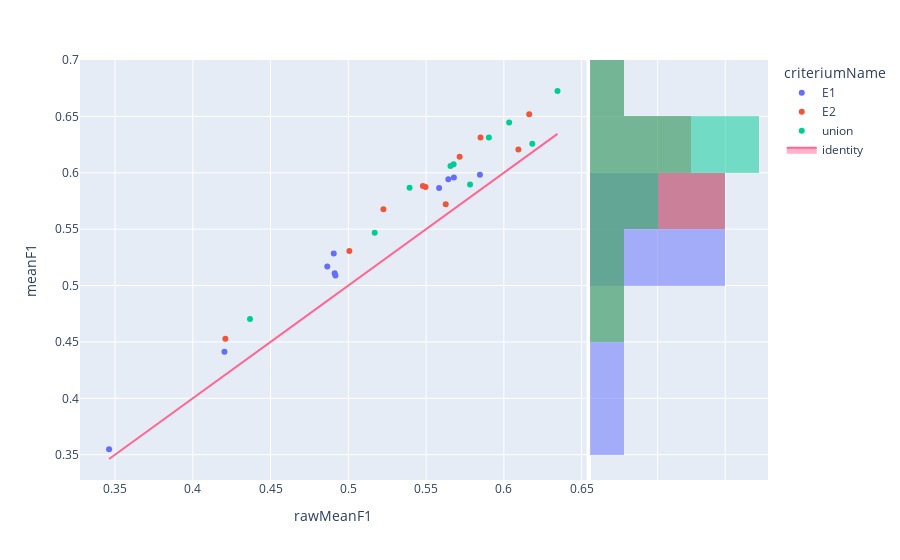

The notebook cell saved with this chart:
### Code cell
fig=px.scatter(experimentModels,x='rawMeanF1',y='meanF1',color='criteriumName',hover_name='modelId', marginal_y="histogram")
fig.add_trace(
    go.Scatter(x=experimentModels['rawMeanF1'], y=experimentModels['rawMeanF1'], name="identity", mode='lines',fill="toself")
)
fig.show()

### Figure 1 — Plotly figure (JSON) as saved in the notebook; plotly's stock layout.template omitted (floating-point values rounded to 4 significant figures)
{"data": [{"hovertemplate": "<b>%{hovertext}</b><br><br>criteriumName=E1<br>rawMeanF1=%{x}<br>meanF1=%{y}<extra></extra>", "hovertext": ["afd523c8-e3bf-44e0-a0c7-85a7b0d747e4", "d90313d0-46a5-4957-b4bd-1c2e66388a31", "825f07e0-9a06-44aa-bb72-93cdd7d64ca2", "0b4afad9-a6fb-43ae-8f49-a5d65994e109", "bcaeb868-00a0-4038-bc73-fb5d86ea09ee", "00a66953-1236-49a2-bbdc-78c361fa15f0", "adcf962a-53df-4cb8-ae1f-7a94e2ad3e0c", "21c95c6e-be0b-49bb-a43b-807238a1b12c", "216f16f3-c2d8-4735-bf51-0daed207c25e", "09cbec08-c8af-49fb-aabd-4702bef80265"], "legendgroup": "E1", "marker": {"color": "#636efa", "symbol": "circle"}, "mode": "markers", "name": "E1", "orientation": "v", "showlegend": true, "type": "scatter", "x": [0.4906, 0.5584, 0.3462, 0.4917, 0.4865, 0.5679, 0.4203, 0.5643, 0.4912, 0.5846], "xaxis": "x", "y": [0.5283, 0.5865, 0.3548, 0.509, 0.5168, 0.5957, 0.4413, 0.5942, 0.5108, 0.5982], "yaxis": "y"}, {"alignmentgroup": "True", "bingroup": "y", "hovertemplate": "criteriumName=E1<br>meanF1=%{y}<br>count=%{x}<extra></extra>", "legendgroup": "E1", "marker": {"color": "#636efa"}, "name": "E1", "offsetgroup": "E1", "opacity": 0.5, "showlegend": false, "type": "histogram", "xaxis": "x2", "y": [0.5283, 0.5865, 0.3548, 0.509, 0.5168, 0.5957, 0.4413, 0.5942, 0.5108, 0.5982], "yaxis": "y2"}, {"hovertemplate": "<b>%{hovertext}</b><br><br>criteriumName=E2<br>rawMeanF1=%{x}<br>meanF1=%{y}<extra></extra>", "hovertext": ["1623c979-486c-4f45-ba54-dbbac3770588", "f8abeec1-7d46-4573-8a01-7827b8584472", "c556cd55-5f8b-420c-b6b2-0ca323bee5df", "b9ca9323-c013-423a-8b12-a893e0a8be97", "e31d0f92-1914-4bb5-9156-f9101fe1307c", "6fd86953-d3aa-4c9c-8069-b22b951dce3f", "87913851-d47b-4963-b2fa-1c65d7aec5a1", "0f0da0b8-d512-47b2-808a-c92b1d073468", "006d0918-7072-4365-953e-4b399728048d", "ca54dd96-c49f-4680-a78d-2aabf3059e5c"], "legendgroup": "E2", "marker": {"color": "#EF553B", "symbol": "circle"}, "mode": "markers", "name": "E2", "orientation": "v", "showlegend": true, "type": "scatter", "x": [0.6163, 0.5716, 0.4209, 0.5626, 0.5226, 0.585, 0.5497, 0.548, 0.5007, 0.6093], "xaxis": "x", "y": [0.6519, 0.6141, 0.4529, 0.572, 0.5676, 0.6312, 0.5874, 0.5883, 0.5306, 0.6207], "yaxis": "y"}, {"alignmentgroup": "True", "bingroup": "y", "hovertemplate": "criteriumName=E2<br>meanF1=%{y}<br>count=%{x}<extra></extra>", "legendgroup": "E2", "marker": {"color": "#EF553B"}, "name": "E2", "offsetgroup": "E2", "opacity": 0.5, "showlegend": false, "type": "histogram", "xaxis": "x2", "y": [0.6519, 0.6141, 0.4529, 0.572, 0.5676, 0.6312, 0.5874, 0.5883, 0.5306, 0.6207], "yaxis": "y2"}, {"hovertemplate": "<b>%{hovertext}</b><br><br>criteriumName=union<br>rawMeanF1=%{x}<br>meanF1=%{y}<extra></extra>", "hovertext": ["835a313d-abb5-4f4a-82ce-8b3cdb9a48ef", "00c51021-c8d3-44e7-bbdf-aad9dd1df14a", "06492559-e944-471d-9f30-f65532aadf0a", "f2602c9a-75aa-4382-abf2-333af911d6b4", "4be8081a-30cb-4d01-bb52-ff3d4b49bbd2", "7116bde1-d77d-40c1-a7cc-c2bdc6af27f2", "27ebbfd3-d459-4c45-bf65-d60f56afdd00", "a0a68a3c-5240-4737-b0a5-7ae5d6a6c873", "779e6dad-582e-45e3-85c0-8fd31368a98c", "ff520954-f5f8-40cf-a6d9-4ccfb90c53be"], "legendgroup": "union", "marker": {"color": "#00cc96", "symbol": "circle"}, "mode": "markers", "name": "union", "orientation": "v", "showlegend": true, "type": "scatter", "x": [0.6345, 0.5904, 0.4368, 0.5783, 0.5394, 0.6034, 0.5677, 0.5657, 0.517, 0.6183], "xaxis": "x", "y": [0.6724, 0.6312, 0.4703, 0.5895, 0.5867, 0.6445, 0.6076, 0.606, 0.5469, 0.6258], "yaxis": "y"}, {"alignmentgroup": "True", "bingroup": "y", "hovertemplate": "criteriumName=union<br>meanF1=%{y}<br>count=%{x}<extra></extra>", "legendgroup": "union", "marker": {"color": "#00cc96"}, "name": "union", "offsetgroup": "union", "opacity": 0.5, "showlegend": false, "type": "histogram", "xaxis": "x2", "y": [0.6724, 0.6312, 0.4703, 0.5895, 0.5867, 0.6445, 0.6076, 0.606, 0.5469, 0.6258], "yaxis": "y2"}, {"fill": "toself", "mode": "lines", "name": "identity", "type": "scatter", "x": [0.4906, 0.5584, 0.3462, 0.4917, 0.4865, 0.5679, 0.4203, 0.5643, 0.4912, 0.5846, 0.6163, 0.5716, 0.4209, 0.5626, 0.5226, 0.585, 0.5497, 0.548, 0.5007, 0.6093, 0.6345, 0.5904, 0.4368, 0.5783, 0.5394, 0.6034, 0.5677, 0.5657, 0.517, 0.6183], "y": [0.4906, 0.5584, 0.3462, 0.4917, 0.4865, 0.5679, 0.4203, 0.5643, 0.4912, 0.5846, 0.6163, 0.5716, 0.4209, 0.5626, 0.5226, 0.585, 0.5497, 0.548, 0.5007, 0.6093, 0.6345, 0.5904, 0.4368, 0.5783, 0.5394, 0.6034, 0.5677, 0.5657, 0.517, 0.6183]}], "layout": {"barmode": "overlay", "legend": {"title": {"text": "criteriumName"}, "tracegroupgap": 0}, "margin": {"t": 60}, "xaxis": {"anchor": "y", "domain": [0, 0.7363], "title": {"text": "rawMeanF1"}}, "xaxis2": {"anchor": "y2", "domain": [0.7413, 1], "matches": "x2", "showgrid": true, "showline": false, "showticklabels": false, "ticks": ""}, "yaxis": {"anchor": "x", "domain": [0, 1], "title": {"text": "meanF1"}}, "yaxis2": {"anchor": "x2", "domain": [0, 1], "matches": "y", "showgrid": true, "showticklabels": false}}}
